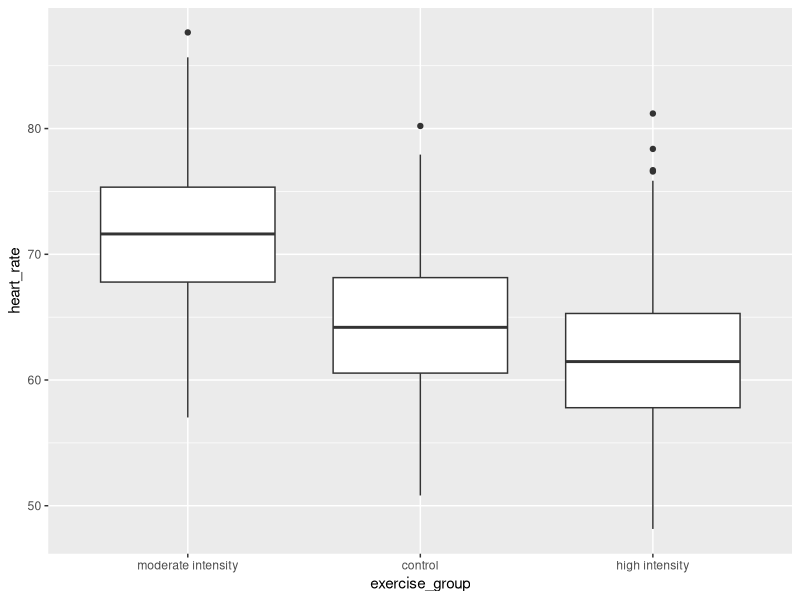
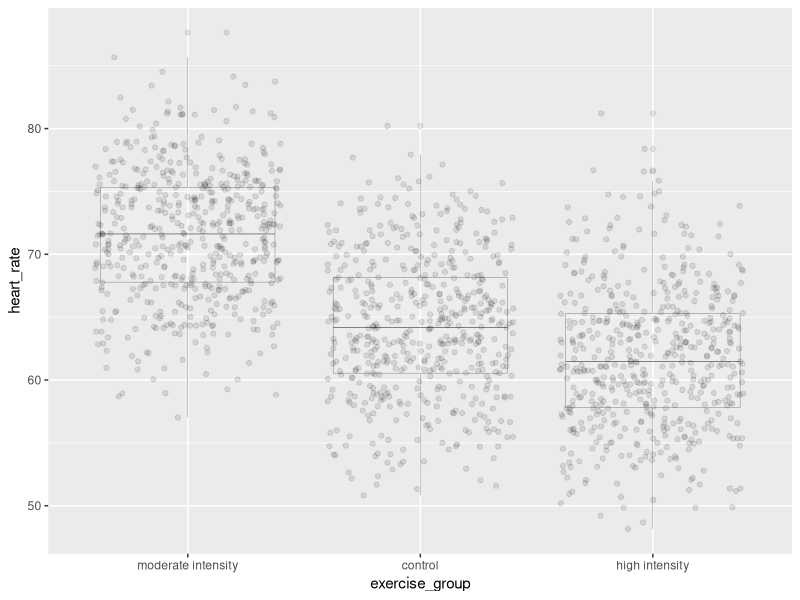
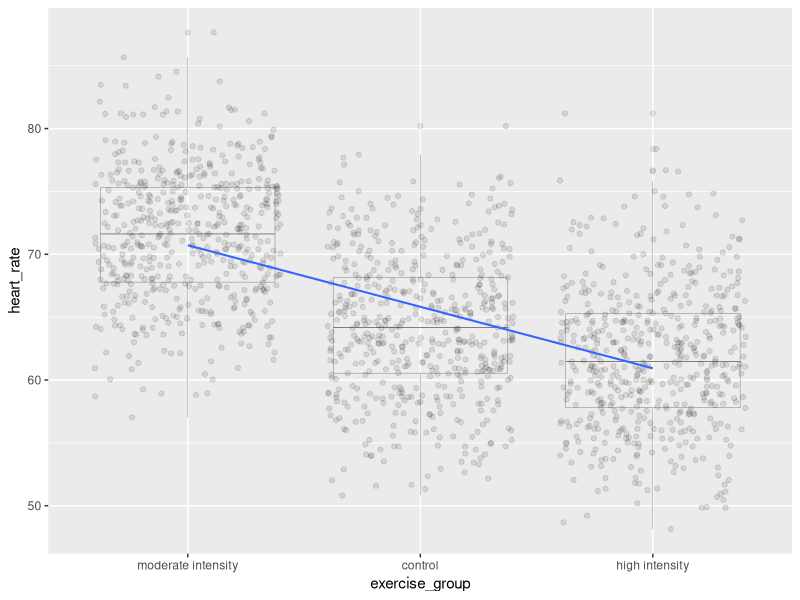

Reproduce these figures in R, in order.
## ---- chunk 1
library(tidyverse)
library(knitr)
library(kableExtra)
heart_rate <- read_csv("data/simulated_heart_rates.csv")
## ---- chunk 2
heart_rate %>% 
  mutate(exercise_group = fct_reorder(exercise_group,
                                      heart_rate,
                                      .fun='mean',
                                      .desc = TRUE))  %>% 
  ggplot(aes(exercise_group, heart_rate)) + 
  geom_boxplot()
## ---- chunk 3
anova(lm(heart_rate ~ exercise_group, data = heart_rate))
## ---- chunk 4
text_tbl <- data.frame('source' = c('treatments', 'error', 'total'),
                       'df'     = c("$k - 1$", "$k(n - 1)$", "$nk - 1$"),
                       'SS'     = c(
                         "$n\\sum(\\bar{y_i} - \\bar{y_.})^2$",
                         "$\\sum\\sum({y_{ij}} - \\bar{y_i})^2$",
                         "$\\sum\\sum({y_{ij}} - \\bar{y_.})^2$")
                       )

kable(text_tbl, 'latex',
      booktabs=T, escape = F,
      caption = 'Table example') %>%
  kable_styling(latex_options = "hold_position", full_width = F) %>%
  column_spec(1, bold = T) %>%
  column_spec(3, width = '14cm')
## ---- chunk 5
heart_rate %>% mutate(exercise_group = fct_reorder(exercise_group, 
                                                   heart_rate, 
                                                   .fun='median', 
                                                   .desc = TRUE))  %>% 
  ggplot(aes(exercise_group, heart_rate)) + 
  geom_boxplot(alpha=0.1, linewidth=0.1) +
  geom_jitter(alpha=0.1) 
## ---- chunk 6
heart_rate %>% mutate(exercise_group = fct_reorder(exercise_group, 
                                                   heart_rate, 
                                                   .fun='mean', 
                                                   .desc = TRUE))  %>% 
  ggplot(aes(exercise_group, heart_rate)) + 
  geom_boxplot(alpha=0.1, linewidth=0.1) +
  geom_jitter(alpha=0.1) +
  geom_smooth(method = "lm", 
              aes(group=1), 
              se=FALSE, 
              linewidth=0.7)
## ---- chunk 7
heart_rate %>% 
  group_by(exercise_group) %>% 
  summarise(mean = mean(heart_rate))
## ---- chunk 8
confint(lm(heart_rate ~ exercise_group, data = heart_rate))
## ---- chunk 9
lm(heart_rate ~ exercise_group, data = heart_rate)
## ---- chunk 10
### save the linear model as an object
model <- lm(heart_rate ~ exercise_group, data = heart_rate)
### predict heart rates for a new group of controls
predict(model, 
        data.frame(exercise_group = "control"), 
        interval = "prediction", 
        level = 0.95)
## ---- chunk 11
lm(heart_rate ~ exercise_group, data = heart_rate)
## ---- chunk 12
summary(lm(heart_rate ~ exercise_group + sex, data = heart_rate))
## ---- chunk 13
summary(lm(heart_rate ~ exercise_group + sex + age, data = heart_rate))
## ---- chunk 14
# delta = the observed effect size between groups
# sd = standard deviation
# significance level (Type 1 error probability or false positive rate) = 0.05
# type = two-sample t-test
# What is the minimum sample size we would need at 80% power?

controlMean <- heart_rate %>%
  filter(exercise_group == "control") %>%
  summarise(mean = mean(heart_rate)) 
moderateMean <- heart_rate %>%
  filter(exercise_group == "moderate intensity") %>%
  summarise(mean = mean(heart_rate)) 
delta <- controlMean - moderateMean
power.t.test(delta = delta[[1]], sd = sd(heart_rate$heart_rate), 
             sig.level = 0.05, type = "two.sample", power = 0.8)
